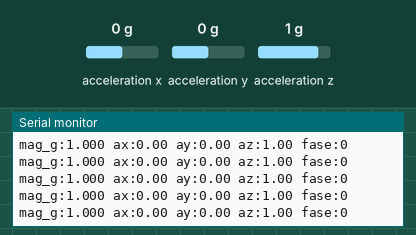
Simulated run of this sketch. Board: ESP32. Parts: the last lines printed to the serial monitor. Wiring (inferred from the names in the program): MPU-6050 motion sensor at I2C address 0x68. The inputs (shaded band) are chosen by the test bench; at power-on: acceleration x 0 g, acceleration y 0 g, acceleration z 1 g.

Above: at 1.2 s.
1.3 s: acceleration x set to -1.4 g
At 2.2 s:
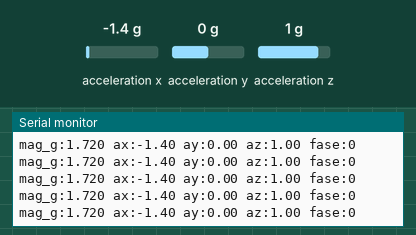
2.8 s: acceleration y set to -1.4 g
At 3.6 s:
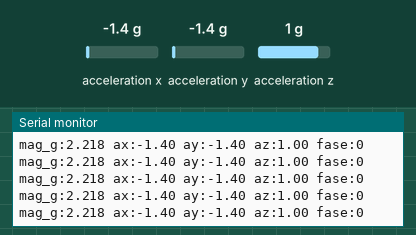
4.3 s: acceleration z set to -1.4 g
At 5.2 s:
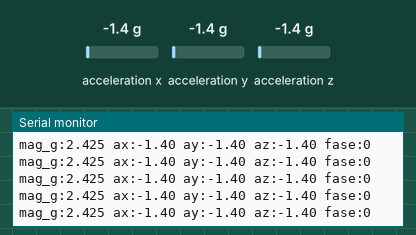
Timing chart, 0 to 7.3 s (numbered marks = the images above; inputs shaded):
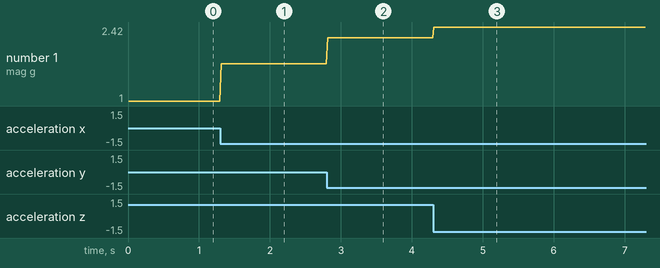

The sketch:

03_mpu6050_jatuh.ino
```cpp
// Uji 03 — MPU6050 + deteksi jatuh tiga fase (free-fall -> impak -> stillness), berdiri sendiri.
// Wiring: SDA->GPIO21, SCL->GPIO22, VCC 3V3, GND. Tanpa library tambahan.
// Uji: jatuhkan modul (di atas bantal) dari ~30 cm lalu biarkan diam 2 s -> "JATUH TERDETEKSI".
#include <Wire.h>
const uint8_t ADDR = 0x68;
const float LSB = 4096.0f;  // +-8 g

enum { IDLE, FREEFALL, WAIT_IMPACT, STILL } st = IDLE;
uint32_t t_mark = 0, t_impact = 0, t_still = 0;

bool fall_update(float mag, uint32_t t) {
  switch (st) {
    case IDLE: if (mag < 0.5f) { st = FREEFALL; t_mark = t; } break;
    case FREEFALL:
      if (mag >= 0.5f) {
        uint32_t d = t - t_mark;
        if (d >= 70 && d <= 300) { st = WAIT_IMPACT; t_mark = t; if (mag > 2.5f) { st = STILL; t_impact = t_still = t; } }
        else st = IDLE;
      }
      break;
    case WAIT_IMPACT:
      if (mag > 2.5f) { st = STILL; t_impact = t_still = t; } else if (t - t_mark > 150) st = IDLE;
      break;
    case STILL:
      if (fabsf(mag - 1.0f) > 0.3f) { t_still = t; if (t - t_impact > 5000) st = IDLE; }
      else if (t - t_still >= 2000) { st = IDLE; return true; }
      break;
  }
  return false;
}

void wr(uint8_t r, uint8_t v) { Wire.beginTransmission(ADDR); Wire.write(r); Wire.write(v); Wire.endTransmission(); }

void setup() {
  Serial.begin(115200);
  Wire.begin(21, 22);
  Wire.setClock(400000);
  Wire.beginTransmission(ADDR);
  if (Wire.endTransmission() != 0) { Serial.println("MPU6050 TIDAK terdeteksi di 0x68"); while (true) delay(1000); }
  wr(0x6B, 0x00); wr(0x1A, 0x03); wr(0x1C, 0x10);
  Serial.println("MPU6050 OK (+-8 g, 100 Hz)");
}

void loop() {
  static uint32_t next = millis();
  if ((int32_t)(millis() - next) < 0) return;
  next += 10;
  Wire.beginTransmission(ADDR); Wire.write(0x3B); Wire.endTransmission(false);
  Wire.requestFrom((int)ADDR, 6);
  int16_t x = (Wire.read() << 8) | Wire.read(), y = (Wire.read() << 8) | Wire.read(), z = (Wire.read() << 8) | Wire.read();
  float ax = x / LSB, ay = y / LSB, az = z / LSB, mag = sqrtf(ax * ax + ay * ay + az * az);
  if (fall_update(mag, millis())) Serial.println("# >>> JATUH TERDETEKSI <<<");
  static int k = 0;
  if (++k % 2 == 0) Serial.printf("mag_g:%.3f ax:%.2f ay:%.2f az:%.2f fase:%d\n", mag, ax, ay, az, (int)st);
}
```

Measured:
- after the input at 1.3 s, the serial monitor: prints a new line at once (image 1)
- after the input at 2.8 s, the serial monitor: prints a new line at once (image 2)
- after the input at 4.3 s, the serial monitor: prints a new line at once (image 3)
- plotted number 1: 1 → 1.72 after the input at 1.3 s, 1.72 → 2.22 after the input at 2.8 s, 2.22 → 2.42 after the input at 4.3 s
